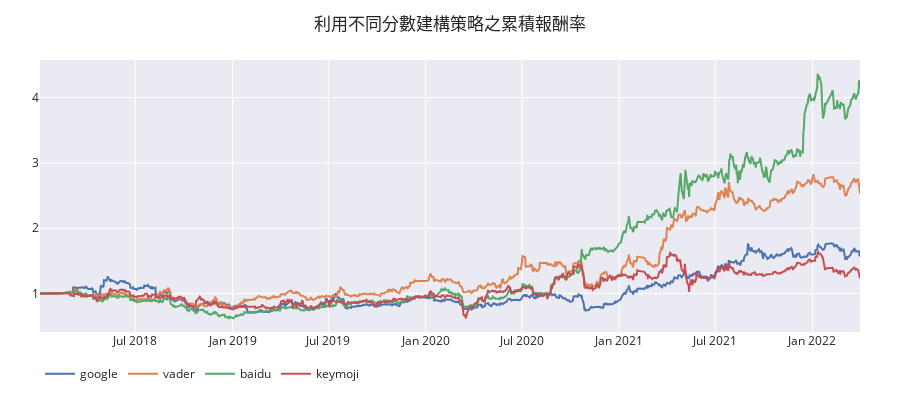

The code cell stored with this chart in its notebook:
### Code cell
# retrun plot
_ = pd.concat([google, vader, baidu, keymoji],axis=1)
fig = interactive_plot(_, title='利用不同分數建構策略之累積報酬率',height=400,width=900)

### Figure 1 — Plotly figure (JSON) as saved in the notebook; plotly's stock layout.template omitted (floating-point values rounded to 4 significant figures; data arrays with more than 128 entries replaced by an {"elided": "..."} marker saying what was removed)
{"data": [{"mode": "lines", "name": "google", "showlegend": true, "type": "scatter", "x": {"elided": "1035 str values"}, "y": {"elided": "1035 float values"}}, {"mode": "lines", "name": "vader", "showlegend": true, "type": "scatter", "x": {"elided": "1035 str values"}, "y": {"elided": "1035 float values"}}, {"mode": "lines", "name": "baidu", "showlegend": true, "type": "scatter", "x": {"elided": "1035 str values"}, "y": {"elided": "1035 float values"}}, {"mode": "lines", "name": "keymoji", "showlegend": true, "type": "scatter", "x": {"elided": "1035 str values"}, "y": {"elided": "1035 float values"}}], "layout": {"height": 400, "legend": {"orientation": "h", "xanchor": "left", "yanchor": "top"}, "margin": {"b": 40, "l": 40, "pad": 0, "r": 40, "t": 60}, "title": {"text": "利用不同分數建構策略之累積報酬率", "x": 0.5}, "width": 900}}
